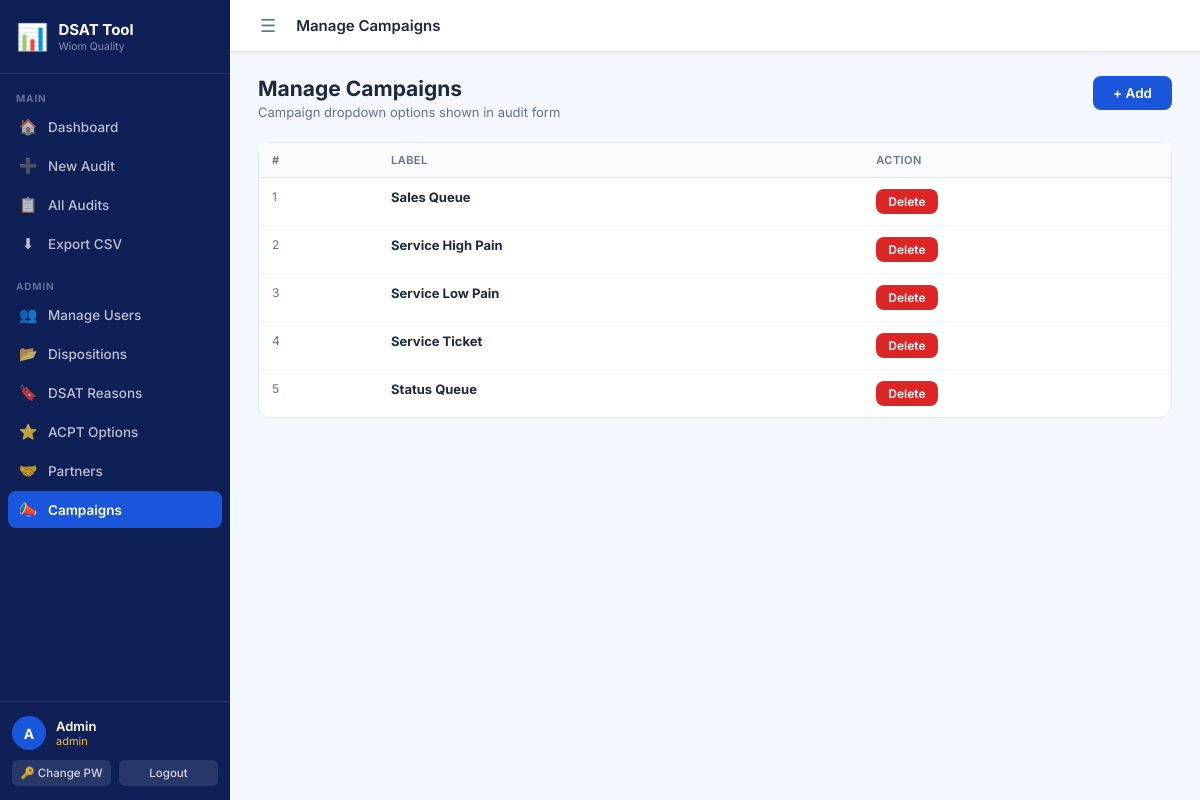
/admin/campaigns (signed in), run on the app's committed database.
### tables this page shows
CREATE TABLE campaign_options (
            id INTEGER PRIMARY KEY AUTOINCREMENT,
            label TEXT NOT NULL UNIQUE
        );

### app.py (the view)
@app.route('/admin/campaigns')
@admin_required
def admin_campaigns():
    conn = get_db()
    rows = conn.execute("SELECT * FROM campaign_options ORDER BY label").fetchall()
    conn.close()
    return render_template('admin_simple_list.html',
                           title='Manage Campaigns',
                           subtitle='Campaign dropdown options shown in audit form',
                           items=rows,
                           add_url=url_for('admin_add_campaign'),
                           delete_url_name='admin_delete_campaign',
                           placeholder='e.g. Sales Queue')

### app.py (called while the page is built)
def get_db():
    conn = sqlite3.connect(DB)
    conn.row_factory = sqlite3.Row
    return conn

def admin_required(f):
    @wraps(f)
    def decorated(*args, **kwargs):
        if 'user_id' not in session:
            return redirect(url_for('login'))
        if session.get('role') != 'admin':
            flash('Admin access required.', 'error')
            return redirect(url_for('dashboard'))
        return f(*args, **kwargs)
    return decorated

### templates/admin_simple_list.html (shortened to what this page needs)
{% extends "base.html" %}
{% block page_heading %}{{ title }}{% endblock %}
{% block content %}
<div class="page-header">
  <div>
    <div class="page-title">{{ title }}</div>
    <div class="page-subtitle">{{ subtitle }}</div>
  </div>
  <button class="btn btn-primary" onclick="document.getElementById('addModal').classList.add('open')">+ Add</button>
</div>
<div class="card" style="padding:0;">
  <div class="table-wrap">
    <table>
      <thead>
        <tr><th>#</th><th>Label</th><th>Action</th></tr>
      </thead>
      <tbody>
        {% for item in items %}
        <tr>
          <td class="text-muted text-sm">{{ loop.index }}</td>
          <td><strong>{{ item.label }}</strong></td>
          <td>
            <form method="POST" action="{{ url_for(delete_url_name, oid=item.id) }}"
                  onsubmit="return confirm('Delete this item?')">
              <button class="btn btn-danger btn-sm">Delete</button>
            </form>
          </td>
        </tr>
        {% else %}
        <tr><td colspan="3" style="text-align:center;padding:32px;color:#8a9bb0;">No items yet.</td></tr>
        {% endfor %}
      </tbody>
    </table>
  </div>
</div>
{% endblock %}

### static/style.css (style rules this page uses)
* { box-sizing: border-box; margin: 0; padding: 0; }
:root { --blue: #1a56db; --blue-dark: #1040b0; --blue-light: #ebf0ff; --blue-mid: #3b82f6; --sidebar-w: 230px; --sidebar-bg: #0f2057; --sidebar-hover: #1a3a80; --sidebar-active: #1a56db; --text: #1e293b; --text-muted: #64748b; --border: #e2e8f0; --bg: #f4f7fe; }
body { font-family: 'Inter', sans-serif; background: var(--bg); color: var(--text); min-height: 100vh; }
.btn { display: inline-flex; align-items: center; gap: 6px; padding: 9px 20px; border-radius: 8px; font-size: 13.5px; font-weight: 600; font-family: 'Inter', sans-serif; cursor: pointer; border: none; text-decoration: none; transition: all 0.15s; }
.btn-primary { background: var(--blue); color: #fff; }
.btn-danger { background: #dc2626; color: #fff; }
.btn-sm { padding: 5px 12px; font-size: 12px; }
.card { background: #fff; border-radius: 12px; border: 1px solid var(--border); padding: 22px; margin-bottom: 20px; }
.page-header { display: flex; justify-content: space-between; align-items: flex-start; margin-bottom: 22px; }
.page-title { font-size: 21px; font-weight: 700; color: var(--text); }
.page-subtitle { font-size: 13px; color: var(--text-muted); margin-top: 3px; }
.table-wrap { overflow-x: auto; }
table { width: 100%; border-collapse: collapse; font-size: 13px; }
thead th { background: #f8fafc; color: var(--text-muted); font-weight: 600; font-size: 11px; text-transform: uppercase; letter-spacing: 0.04em; padding: 10px 13px; text-align: left; border-bottom: 1px solid var(--border); white-space: nowrap; }
tbody td { padding: 11px 13px; border-bottom: 1px solid #f3f4f6; vertical-align: top; }
tbody tr:last-child td { border-bottom: none; }
.text-muted { color: var(--text-muted); }
.text-sm { font-size: 12px; }

### data on the page
campaign_options: label "Sales Queue"
campaign_options: label "Service High Pain"
campaign_options: label "Service Low Pain"
campaign_options: label "Service Ticket"
campaign_options: label "Status Queue"

### other printed values
{{ session.user_name[0] }} "A"
{{ session.user_name }} "Admin"
{{ session.role }} "admin"
{{ title }} "Manage Campaigns"
{{ subtitle }} "Campaign dropdown options shown in audit form"
